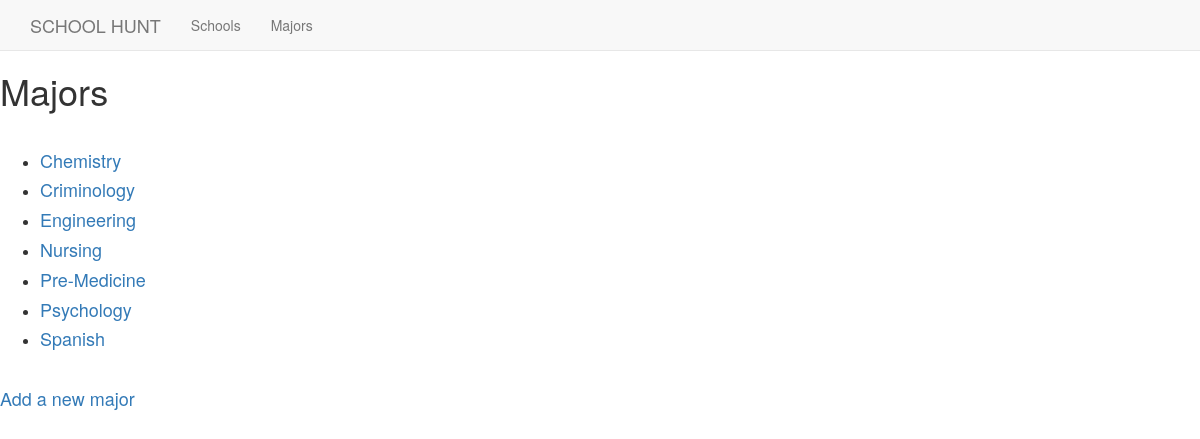
Screenshot of /majors/ with the database file from the repository.
### schools/models.py (models this page shows, shortened)
class Major(models.Model):
	school = models.ManyToManyField(School, default = 1)
	major_name = models.CharField(max_length=100)
	degree = models.CharField(max_length=10)

### schools/views.py (the view)
# urls.py: url(r'^majors/$', views.majors, name="majors"),
def majors(request):
	majors = Major.objects.order_by('major_name')
	context = {'majors':majors}
	return render(request, 'schools/majors.html', context)

### schools/templates/schools/majors.html (shortened to what this page needs)
{% extends "schools/layout.html" %}
{% block content %}
    <h1>Majors</h1>
  <ul>
  	{% for major in majors %}
  	  <li>
        <h4>
  	     <a href="{% url 'schools:major' major.id %}">{{ major.major_name }}</a>
        </h4>
  	  </li>
  	{% empty %}
  	  <li>No majors have been added yet.</li>
  	{% endfor %}
  </ul>
  <h4><a href="{% url 'schools:add_major' %}">Add a new major</a></h4>
  {% endblock content %}

### rows the page displays
Major: major_name "Chemistry"
Major: major_name "Criminology"
Major: major_name "Engineering"
Major: major_name "Nursing"
Major: major_name "Pre-Medicine"
Major: major_name "Psychology"
Major: major_name "Spanish"
